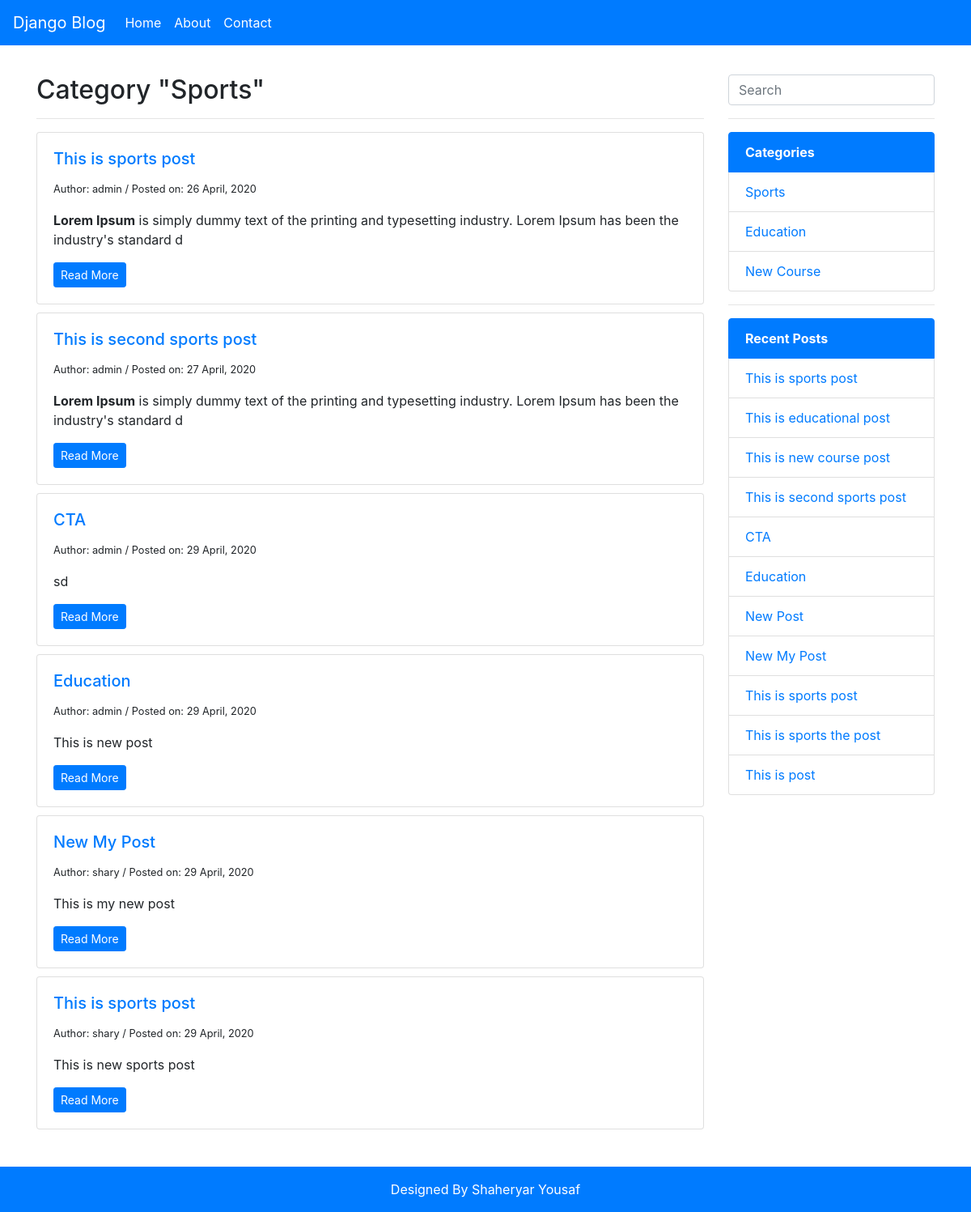
/blog/category/sports, run on the app's committed database.
### posts/models.py (models this page shows, shortened)
class Category(models.Model):
    title = models.CharField(max_length=200)
    meta_title = models.CharField(max_length=200, blank=True)
    meta_description = models.TextField(blank=True)
    slug = models.SlugField(unique=True, blank=True)
    created_at = models.DateTimeField(auto_now_add=True)
    updated_at = models.DateTimeField(auto_now=True)
    class Meta:
        verbose_name = 'Category'
        verbose_name_plural = 'Categories'

class Post(models.Model):
    category = models.ForeignKey(Category, on_delete=models.DO_NOTHING, related_name='category_set')
    title = models.CharField(max_length=200)
    description = RichTextField()
    is_published = models.BooleanField(default=True)
    author = models.ForeignKey(User, on_delete=models.DO_NOTHING)
    meta_title = models.CharField(max_length=200, blank=True)
    meta_description = models.TextField(blank=True)
    slug = models.SlugField(unique=True, blank=True)
    created_at = models.DateTimeField(auto_now_add=True)
    updated_at = models.DateTimeField(auto_now=True)

### posts/views.py (the view)
# urls.py: path('category/<slug>', views.category, name='category'),
def category(request, slug):
	category = Category.objects.get(slug=slug)
	cposts = Post.objects.filter(category=category.id).filter(is_published=True)
	categories = Category.objects.all()
	posts = Post.objects.all().filter(is_published=True)
	context = {
		'category': category,
		'cposts': cposts,
		'categories': categories,
		'posts': posts
	}
	return render(request, 'posts/category.html', context)
	pass

### templates/posts/category.html (shortened to what this page needs)
{% extends 'base.html' %}
{% block content %}
	<div class="col-lg-9 col-xs-12">
		<h2>Category "{{category.title}}"</h2>
		<hr />
    	{% if cposts %}
    		{% for post in cposts %}
	    	<div class="card">
			  	<div class="card-body">
				    <h5 class="card-title"><a href="{% url 'index' post.slug %}">{{post.title}}</a></h5>
				    <small>Author: {{ post.author }}  / Posted on: {{ post.created_at | date:"d F, Y" }}</small>
				    <p class="card-text">{{post.description | safe | slice:":150"}}</p>
				    <a href="{% url 'index' post.slug %}" class="btn btn-primary btn-sm">Read More</a>
			  	</div>
			</div>
			{% endfor %}
    	{% else %}
    		No Posts
    	{% endif %}
    </div>
    <div class="col-lg-3 col-xs-12">
        {% include 'partials/sidebar.html' %}
    </div>
{% endblock %}

### templates/partials/sidebar.html (shortened to what this page needs)
<aside>
	<form action="{% url 'search' %}">
	    <input type="search" name="keywords" placeholder="Search" class="form-control" />
	</form>
    <hr />
    <ul class="list-group">
    	<li class="list-group-item active"><b>Categories</b></li>
    	{% if categories %}
    		{% for category in categories %}
    			<li class="list-group-item"><a href="{% url 'category' category.slug %}">{{ category.title }}</a></li>
    		{% endfor %}
    	{% else %}
    		No Categories
    	{% endif %}
    </ul>
    <hr />
    <ul class="list-group">
    	<li class="list-group-item active"><b>Recent Posts</b></li>
    	{% if posts %}
    		{% for post in posts %}
    			<li class="list-group-item"><a href="{% url 'index' post.slug %}">{{post.title}}</a></li>
    		{% endfor %}
    	{% else %}
    		No Posts
    	{% endif %}
    </ul>
</aside>

### blog/static/css/style.css (style rules this page uses)
p { margin-top: 1rem !important; }
.card { margin-bottom: 10px; }
.card h5 a, .card h5 a:hover { text-decoration: none; }
ul li a, ul li a:hover { text-decoration: none; }

### data on the page
Category: title "Sports"
Post: title "This is sports post", author "admin", created_at "26 April, 2020", description "Lorem Ipsum is simply dummy text of the printing and typesetting industry. Lorem Ipsum has been the industry's standard d"
Post: title "This is second sports post", author "admin", created_at "27 April, 2020", description "Lorem Ipsum is simply dummy text of the printing and typesetting industry. Lorem Ipsum has been the industry's standard d"
Post: title "CTA", author "admin", created_at "29 April, 2020", description "sd"
Post: title "Education", author "admin", created_at "29 April, 2020", description "This is new post"
Post: title "New My Post", author "shary", created_at "29 April, 2020", description "This is my new post"
Post: title "This is sports post", author "shary", created_at "29 April, 2020", description "This is new sports post"
Category: title "Education"
Category: title "New Course"
Post: title "This is educational post"
Post: title "This is new course post"
Post: title "New Post"
Post: title "This is sports the post"
Post: title "This is post"
